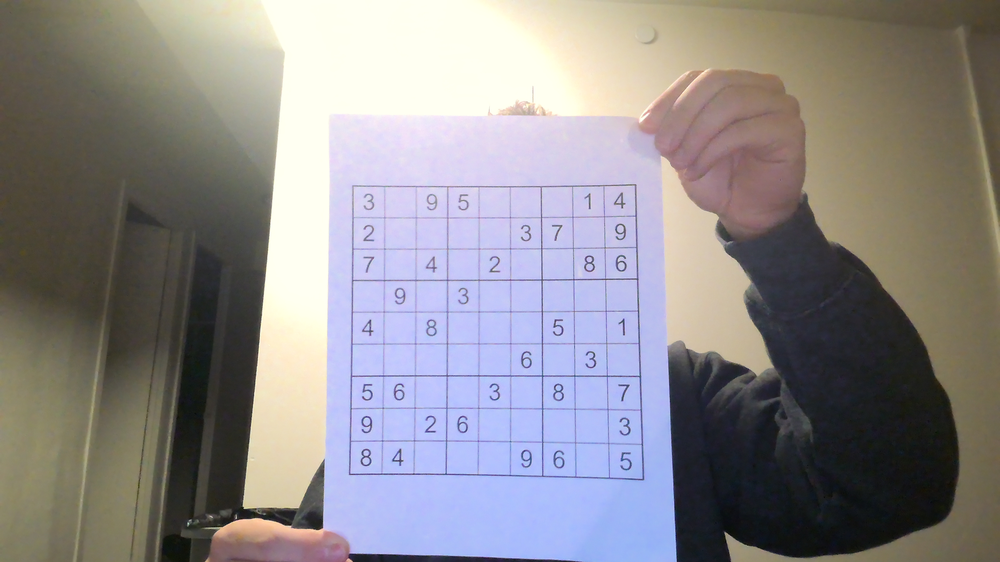
#> input picture testImage.png, 1000 x 562 px, shrunk from 3840 x 2160 before the run
$ python -i PaperDetDomColor.py   (imports and definitions only)
#> lines starting #> are read from the running program, lines starting #| are printed output that depends on the picture; after the words box and inside, x2 and y2 are one past the last pixel; in counts of white or black regions, pixels touching at a corner belong together
#> further down, picture is the input picture: shape (562, 1000, 3); mean B, G, R 141.1, 138.8, 142.3
import cv2
import os
import numpy as np
import matplotlib.pyplot as plt

def segment_dominant_color(img,k=3):
    #reshape image into 2D array
#> called with k = 3
    pixels = img.reshape((-1,3))
    pixels = np.float32(pixels)

    #define criteria for k-means clustering
    criteria = (cv2.TERM_CRITERIA_EPS + cv2.TERM_CRITERIA_MAX_ITER,10,1.0)

    #apply k-means clustering
    _,labels,centers = cv2.kmeans(pixels,k,None,criteria,10,cv2.KMEANS_RANDOM_CENTERS)
#> centers = [[100.3, 118.3, 128.5], [229.4, 209.2, 209.1], [46.18, 48.4, 49.48]]

    #convert labels back to original image
    labels = labels.reshape(img.shape[:2])
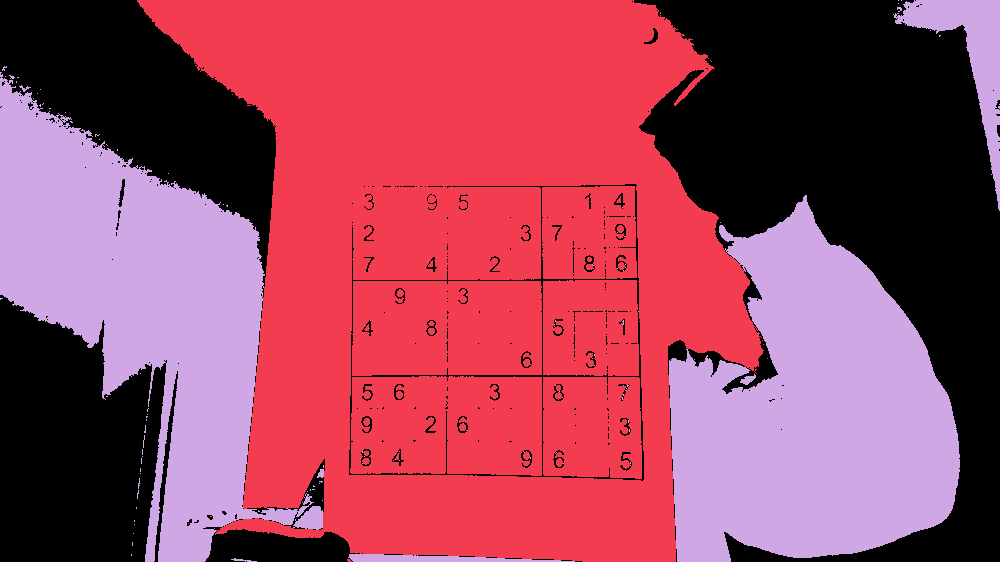
#> labels: shape (562, 1000) int32; 3 distinct labels, from 0 to 2; one colour per label, 0 black

    #create mask for dominant color
    dominant_color_mask = np.where(labels == 0,255,0).astype(np.uint8)
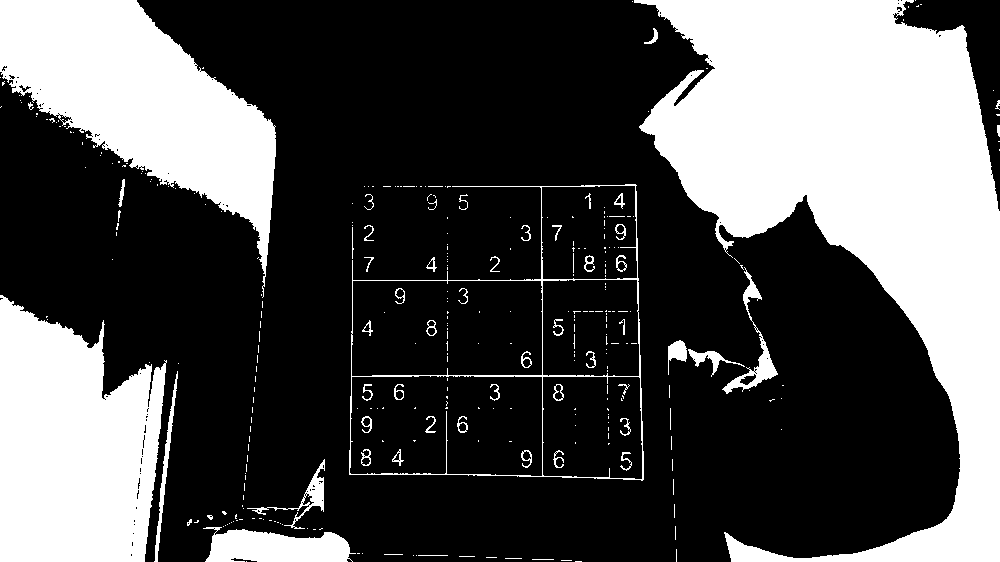
#> dominant_color_mask: shape (562, 1000); 31.8% white; 326 white regions (267 under 20 px), largest, box (x1, y1, x2, y2) and area: (634, 0, 1000, 562) 95931, (0, 0, 276, 298) 35160, (0, 295, 167, 562) 34275

    return dominant_color_mask

def domColor_paper(img):

    dominant_color_mask = segment_dominant_color(img) #find dominant color mask

    #morphological transformation
    kernel = np.ones((7,7),np.uint8)
    morph = cv2.morphologyEx(dominant_color_mask,cv2.MORPH_CLOSE, kernel=kernel)
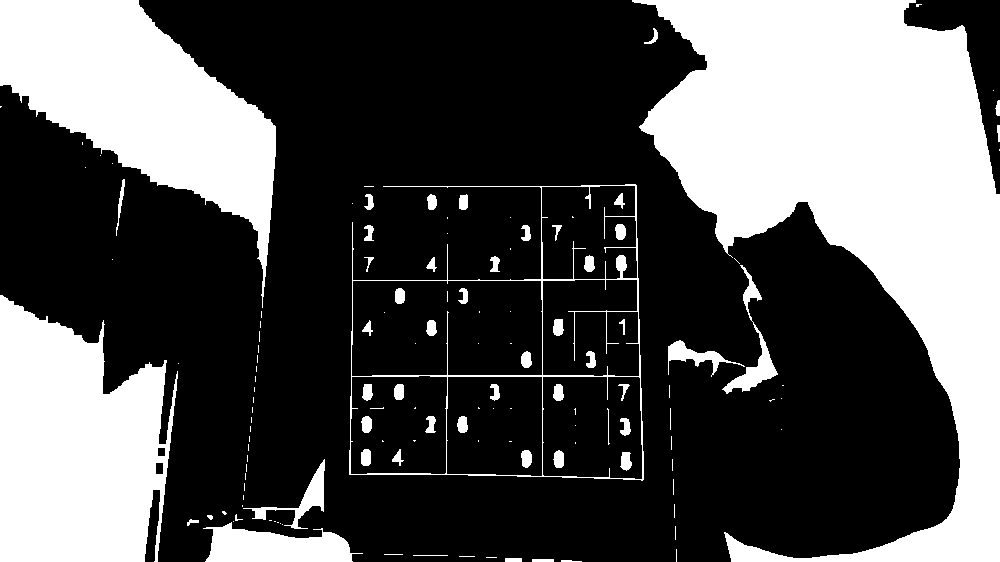
#> morph: shape (562, 1000); 32.8% white; 133 white regions (78 under 20 px), largest, box (x1, y1, x2, y2) and area: (632, 0, 1000, 562) 96683, (0, 0, 276, 308) 36299, (0, 295, 178, 562) 35499
    morph = cv2.morphologyEx(dominant_color_mask,cv2.MORPH_OPEN, kernel=kernel)
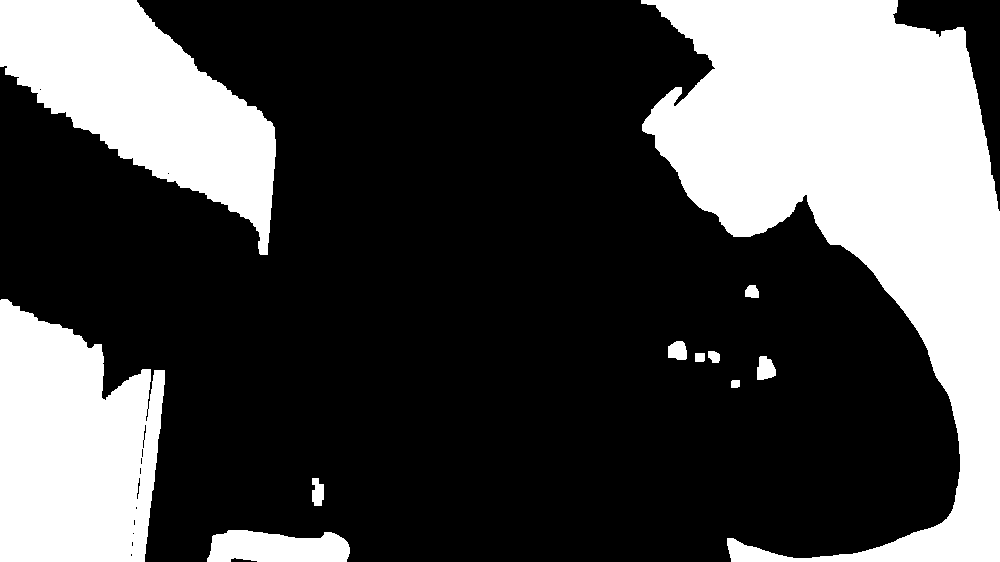
#> morph: shape (562, 1000); 30% white; 11 white regions

    #find contours, outlines of blurred ROIs
    contours = cv2.findContours(morph, cv2.RETR_EXTERNAL, cv2.CHAIN_APPROX_SIMPLE)
#> contours = 11 contours; largest, box (x1, y1, x2, y2) and area: (641, 0, 1000, 562) 94137, (0, 0, 276, 255) 33708, (0, 299, 165, 562) 33615, (207, 530, 350, 562) 3602, (757, 356, 776, 380) 315

    contours = contours[0] if len(contours) == 2 else contours[1]
    area_thresh = 0
    for c in contours:
        area = cv2.contourArea(c) #find area of the contour
        if area > area_thresh:
            area_thresh = area
            contourMax = c #identify largest contour area -> this should be your paper
#> this loop made 11 passes
#> (area, area_thresh) on passes 1, 8, 10: (3601.5, 3601.5), (33615, 33615), (94137, 94137)
#> area on passes 2 to 7: 231.5, 54, 315, 71.5, 96.5, 271
#> after the loop, area_thresh = 94137; contourMax = contour of 599 points, box (x1, y1, x2, y2) (641, 0, 1000, 562), area 94137

    paper = np.zeros_like(img)

    #draw contour lines on the image using coordinates found in largest contour area
    cv2.drawContours(paper,[contourMax], 0, (255,255,255),-1)
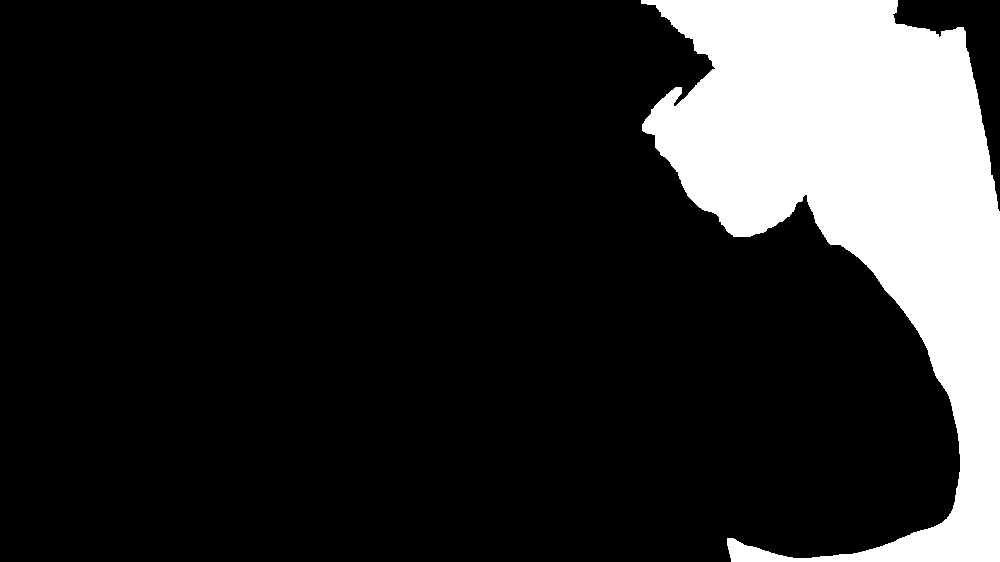
#> paper: shape (562, 1000, 3); 16.9% white; 1 white region, box (x1, y1, x2, y2) and area: (641, 0, 1000, 562) 95231

    peri = cv2.arcLength(contourMax,True) #parameter for approximation accuracy
#> peri = 2381.5
    #approximate the paper outline with fewer indices, i.e. simplify a more complex shape to rectangle indices
    corner = cv2.approxPolyDP(contourMax,0.04*peri, True)
#> corner = [[641, 0], [958, 433], [731, 561], [999, 561], [963, 27]]

    polygon = img.copy()

    #overlay the new shape/polygon
    cv2.polylines(polygon,[corner],True,(255,0,0),1,cv2.LINE_AA)
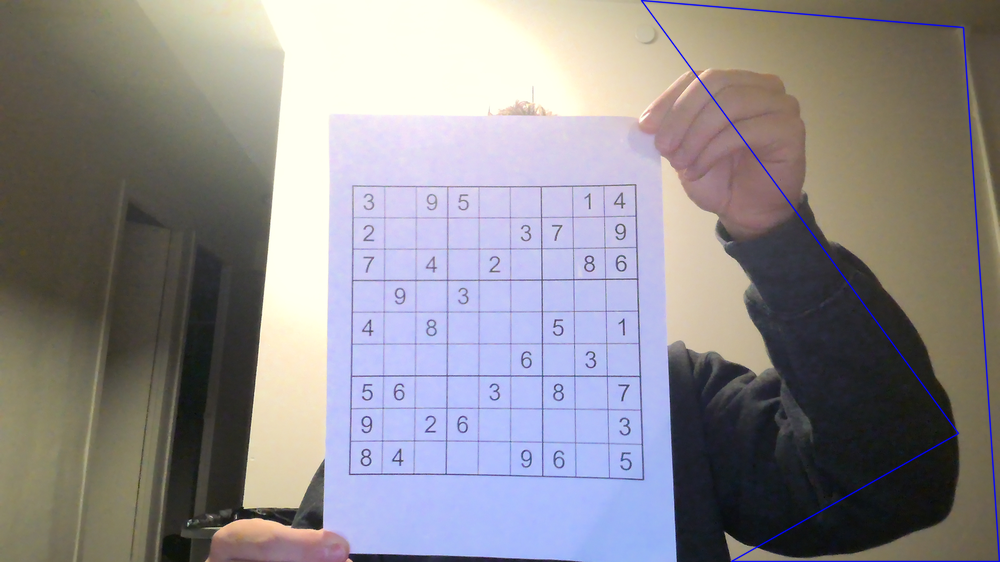
#> polygon: shape (562, 1000, 3); 0.9% of pixels changed, all inside (x1, y1, x2, y2) = (640, 0, 1000, 562)

    return polygon


>>> import cv2
>>> picture = cv2.imread('../testImage.png')
>>> result = domColor_paper(picture)

$ run again, on WIN_20241202_17_08_43_Pro.jpg
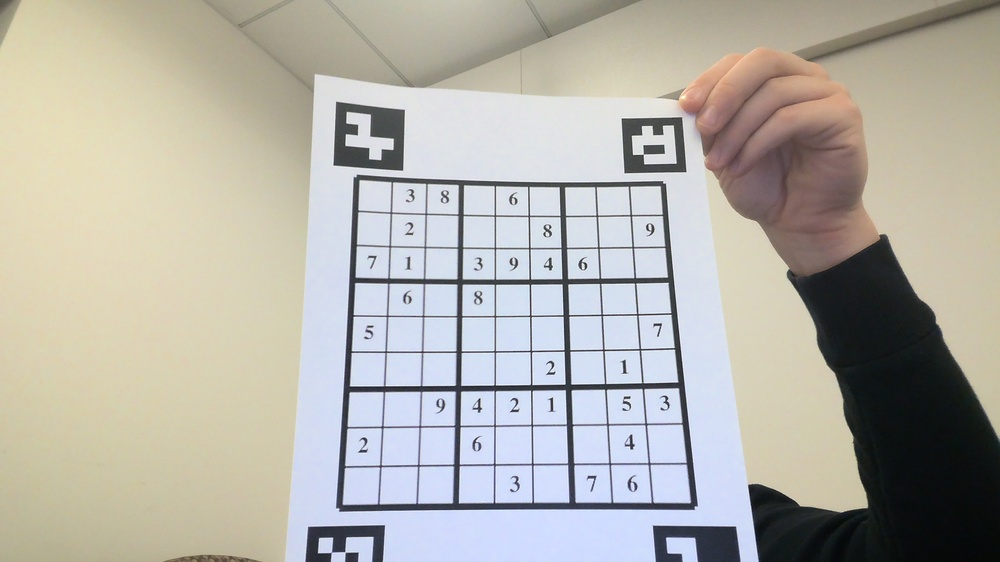
#> input picture WIN_20241202_17_08_43_Pro.jpg, 1000 x 562 px, shrunk from 3840 x 2160 before the run
#> picture is the input picture: shape (562, 1000, 3); mean B, G, R 169, 177, 179.6
#> centers = [[165, 188.7, 197.1], [233.4, 222.1, 216.2], [52.76, 51.02, 52.37]]
#> labels: shape (562, 1000) int32; 3 distinct labels, from 0 to 2
#> in segment_dominant_color, `dominant_color_mask = np.where(labels == 0,255,0).astype(np.uint8)`:
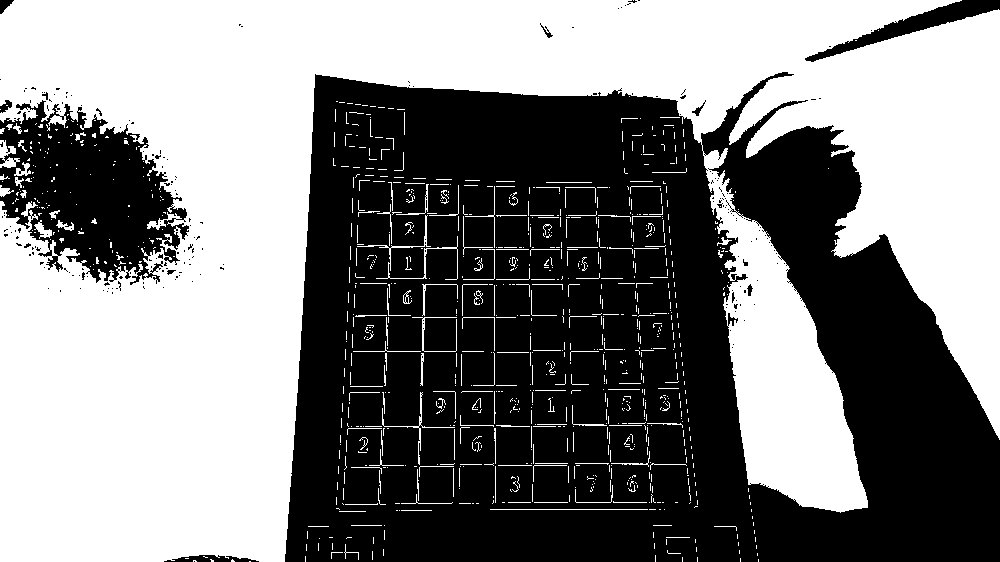
#> dominant_color_mask: shape (562, 1000); 50.7% white; 216 black regions (203 under 20 px), largest, box (x1, y1, x2, y2) and area: (285, 72, 1000, 562) 253272, (0, 100, 189, 285) 19909, (805, 0, 1000, 62) 2547
#> contours = 12 contours; largest, box (x1, y1, x2, y2) and area: (0, 0, 1000, 562) 240614, (717, 208, 868, 512) 23510, (704, 151, 719, 168) 200, (19, 229, 32, 244) 140, (0, 108, 17, 120) 122
#> the loop in domColor_paper, `for c in contours:` made 12 passes
#> (area, area_thresh, contourMax) on passes 1, 3: (42, 42, [[727, 305], [727, 312], [733, 312], [733, 305]]), (54, 54, [[41, 242], [41, 251], [47, 251], [47, 242]])
#> after the loop in domColor_paper, `for c in contours:`: area_thresh = 240614; contourMax = contour of 1231 points, box (x1, y1, x2, y2) (0, 0, 1000, 562), area 240614
#> paper: shape (562, 1000, 3); 43.3% white; 1 white region, box (x1, y1, x2, y2) and area: (0, 0, 1000, 562) 243190
#> peri = 5448.2
#> corner = [[0, 14], [0, 561], [284, 561], [315, 73], [793, 73], [999, 434], [999, 10]]
#> in domColor_paper, `cv2.polylines(polygon,[corner],True,(255,0,0),1,cv2.LINE_AA)`:
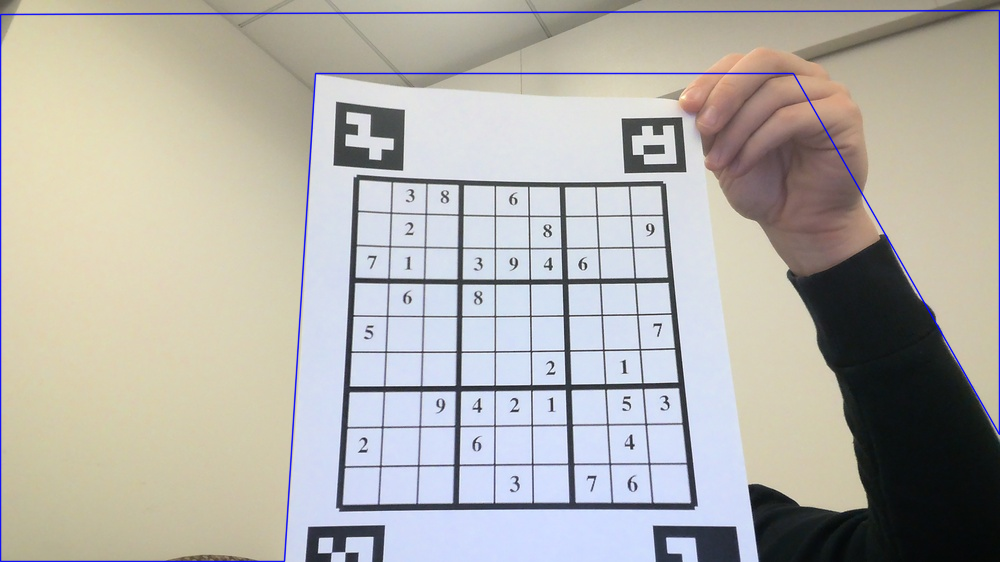
#> polygon: shape (562, 1000, 3); 1.69% of pixels changed, all inside (x1, y1, x2, y2) = (0, 9, 1000, 562)
